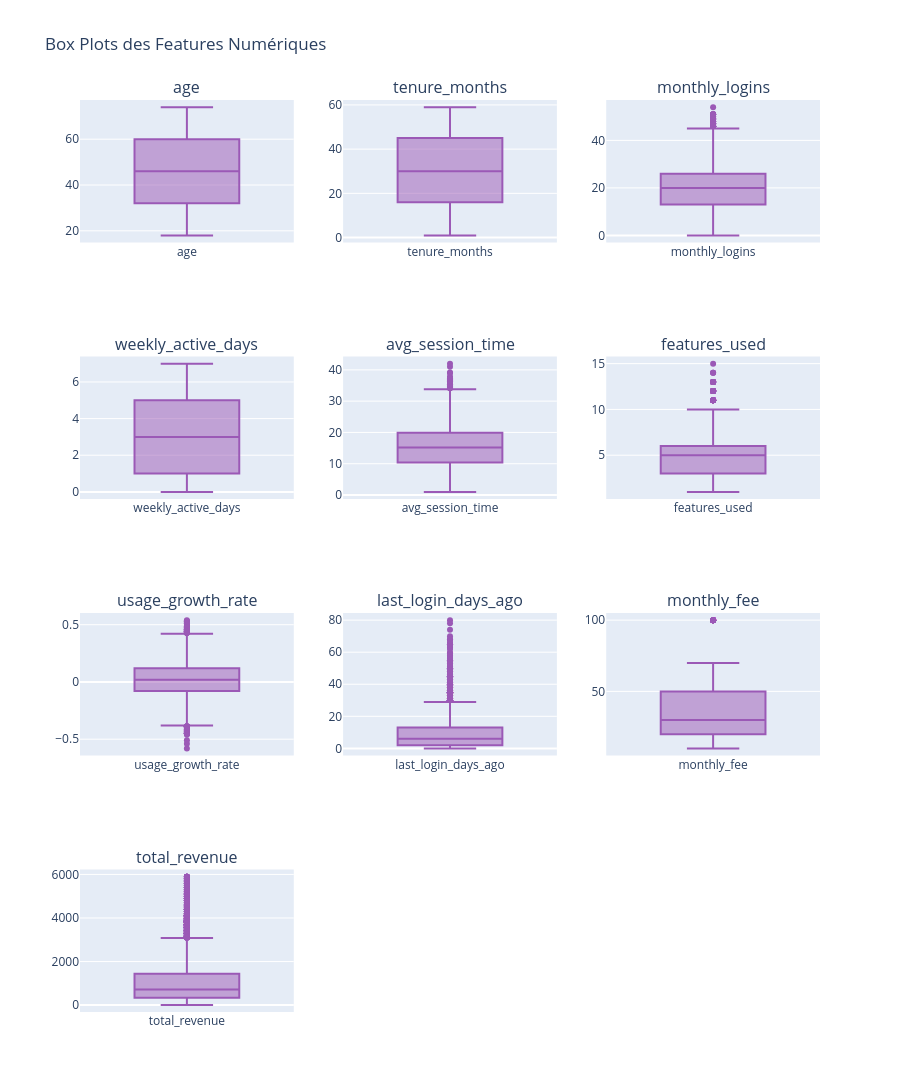

This figure's notebook cell:
### Code cell
# Box plots for numerical features (top 10 most important)
top_numerical = numerical_features[:10] if len(numerical_features) > 10 else numerical_features

fig = make_subplots(
    rows=(len(top_numerical) + 2) // 3,
    cols=3,
    subplot_titles=top_numerical,
    specs=[[{"secondary_y": False}] * 3 for _ in range((len(top_numerical) + 2) // 3)]
)

for idx, feature in enumerate(top_numerical):
    row = idx // 3 + 1
    col = idx % 3 + 1
    
    fig.add_trace(
        go.Box(y=df[feature], name=feature, marker_color='#9b59b6'),
        row=row, col=col
    )

fig.update_layout(height=300 * ((len(top_numerical) + 2) // 3), showlegend=False, title_text="Box Plots des Features Numériques")
fig.show()

print("✅ Box plots created")

### Figure 1 — Plotly figure (JSON) as saved in the notebook; plotly's stock layout.template omitted (floating-point values rounded to 4 significant figures; data arrays with more than 128 entries replaced by an {"elided": "..."} marker saying what was removed)
{"data": [{"marker": {"color": "#9b59b6"}, "name": "age", "type": "box", "xaxis": "x", "y": {"elided": "10000 int values"}, "yaxis": "y"}, {"marker": {"color": "#9b59b6"}, "name": "tenure_months", "type": "box", "xaxis": "x2", "y": {"elided": "10000 int values"}, "yaxis": "y2"}, {"marker": {"color": "#9b59b6"}, "name": "monthly_logins", "type": "box", "xaxis": "x3", "y": {"elided": "10000 int values"}, "yaxis": "y3"}, {"marker": {"color": "#9b59b6"}, "name": "weekly_active_days", "type": "box", "xaxis": "x4", "y": {"elided": "10000 int values"}, "yaxis": "y4"}, {"marker": {"color": "#9b59b6"}, "name": "avg_session_time", "type": "box", "xaxis": "x5", "y": {"elided": "10000 float values"}, "yaxis": "y5"}, {"marker": {"color": "#9b59b6"}, "name": "features_used", "type": "box", "xaxis": "x6", "y": {"elided": "10000 int values"}, "yaxis": "y6"}, {"marker": {"color": "#9b59b6"}, "name": "usage_growth_rate", "type": "box", "xaxis": "x7", "y": {"elided": "10000 float values"}, "yaxis": "y7"}, {"marker": {"color": "#9b59b6"}, "name": "last_login_days_ago", "type": "box", "xaxis": "x8", "y": {"elided": "10000 int values"}, "yaxis": "y8"}, {"marker": {"color": "#9b59b6"}, "name": "monthly_fee", "type": "box", "xaxis": "x9", "y": {"elided": "10000 int values"}, "yaxis": "y9"}, {"marker": {"color": "#9b59b6"}, "name": "total_revenue", "type": "box", "xaxis": "x10", "y": {"elided": "10000 int values"}, "yaxis": "y10"}], "layout": {"annotations": [{"font": {"size": 16}, "showarrow": false, "text": "age", "x": 0.1444, "xanchor": "center", "xref": "paper", "y": 1, "yanchor": "bottom", "yref": "paper"}, {"font": {"size": 16}, "showarrow": false, "text": "tenure_months", "x": 0.5, "xanchor": "center", "xref": "paper", "y": 1, "yanchor": "bottom", "yref": "paper"}, {"font": {"size": 16}, "showarrow": false, "text": "monthly_logins", "x": 0.8556, "xanchor": "center", "xref": "paper", "y": 1, "yanchor": "bottom", "yref": "paper"}, {"font": {"size": 16}, "showarrow": false, "text": "weekly_active_days", "x": 0.1444, "xanchor": "center", "xref": "paper", "y": 0.7188, "yanchor": "bottom", "yref": "paper"}, {"font": {"size": 16}, "showarrow": false, "text": "avg_session_time", "x": 0.5, "xanchor": "center", "xref": "paper", "y": 0.7188, "yanchor": "bottom", "yref": "paper"}, {"font": {"size": 16}, "showarrow": false, "text": "features_used", "x": 0.8556, "xanchor": "center", "xref": "paper", "y": 0.7188, "yanchor": "bottom", "yref": "paper"}, {"font": {"size": 16}, "showarrow": false, "text": "usage_growth_rate", "x": 0.1444, "xanchor": "center", "xref": "paper", "y": 0.4375, "yanchor": "bottom", "yref": "paper"}, {"font": {"size": 16}, "showarrow": false, "text": "last_login_days_ago", "x": 0.5, "xanchor": "center", "xref": "paper", "y": 0.4375, "yanchor": "bottom", "yref": "paper"}, {"font": {"size": 16}, "showarrow": false, "text": "monthly_fee", "x": 0.8556, "xanchor": "center", "xref": "paper", "y": 0.4375, "yanchor": "bottom", "yref": "paper"}, {"font": {"size": 16}, "showarrow": false, "text": "total_revenue", "x": 0.1444, "xanchor": "center", "xref": "paper", "y": 0.1562, "yanchor": "bottom", "yref": "paper"}], "height": 1200, "showlegend": false, "title": {"text": "Box Plots des Features Numériques"}, "xaxis": {"anchor": "y", "domain": [0, 0.2889]}, "xaxis10": {"anchor": "y10", "domain": [0, 0.2889]}, "xaxis11": {"anchor": "y11", "domain": [0.3556, 0.6444]}, "xaxis12": {"anchor": "y12", "domain": [0.7111, 1]}, "xaxis2": {"anchor": "y2", "domain": [0.3556, 0.6444]}, "xaxis3": {"anchor": "y3", "domain": [0.7111, 1]}, "xaxis4": {"anchor": "y4", "domain": [0, 0.2889]}, "xaxis5": {"anchor": "y5", "domain": [0.3556, 0.6444]}, "xaxis6": {"anchor": "y6", "domain": [0.7111, 1]}, "xaxis7": {"anchor": "y7", "domain": [0, 0.2889]}, "xaxis8": {"anchor": "y8", "domain": [0.3556, 0.6444]}, "xaxis9": {"anchor": "y9", "domain": [0.7111, 1]}, "yaxis": {"anchor": "x", "domain": [0.8438, 1]}, "yaxis10": {"anchor": "x10", "domain": [0, 0.1562]}, "yaxis11": {"anchor": "x11", "domain": [0, 0.1562]}, "yaxis12": {"anchor": "x12", "domain": [0, 0.1562]}, "yaxis2": {"anchor": "x2", "domain": [0.8438, 1]}, "yaxis3": {"anchor": "x3", "domain": [0.8438, 1]}, "yaxis4": {"anchor": "x4", "domain": [0.5625, 0.7188]}, "yaxis5": {"anchor": "x5", "domain": [0.5625, 0.7188]}, "yaxis6": {"anchor": "x6", "domain": [0.5625, 0.7188]}, "yaxis7": {"anchor": "x7", "domain": [0.2812, 0.4375]}, "yaxis8": {"anchor": "x8", "domain": [0.2812, 0.4375]}, "yaxis9": {"anchor": "x9", "domain": [0.2812, 0.4375]}}}
